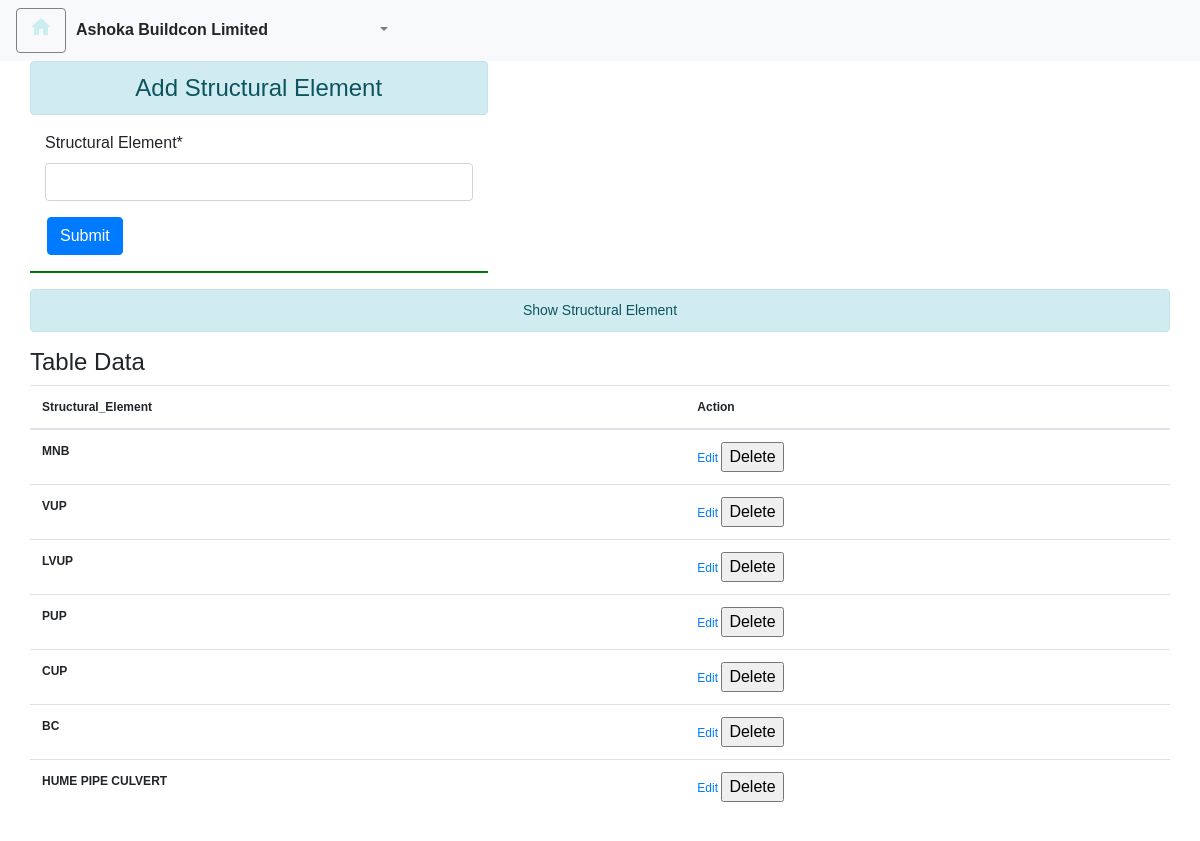
The app's page /Add_Structural_Elements/ with its own data.
### checkapp/models.py (models this page shows, shortened)
class Structural_Element(models.Model):
    Struc_Ele_ID = models.AutoField(primary_key=True)
    Structural_Element = models.CharField(max_length=100)

### checkapp/administration.py (the view)
# urls.py: path('Add_Structural_Elements/',administration.Add_Structural_Elements,name='Add_Structural_Elements'),
def Add_Structural_Elements(request):
    elements = Structural_Element.objects.all()
    if request.method == 'POST':
        form = stucturalElemForm(request.POST)
        if form.is_valid():
            form.save()
            History.objects.create(Doc_ID=f"added structural Element",Comment=f"{request.user} added structural Element")
            messages.info(request,'Structural Element added successfully')
            return redirect('Add_Structural_Elements')
        else:
            messages.warning(request, 'Something went wrong! Please check form input.')
            return HttpResponse('Add_Structural_Elements')
    else:
        form = stucturalElemForm()
        context = {
            'form': form,
            'isActive': True,
            'elements':elements,
            'page_title': 'Ashoka Buildcon Limited',
            'customer_name' : 'Ashoka Buildcon Limited',
        }
        return render(request,'checkapp/AddStructuralElement.html', context)

### checkapp/forms.py
class stucturalElemForm(forms.ModelForm):
    class Meta:
        model = Structural_Element
        fields = ['Structural_Element']

### checkapp/templates/checkapp/AddStructuralElement.html (shortened to what this page needs)
{% extends "checkapp/base.html" %}
{% load crispy_forms_tags %}
{% block formcontent %}
  <div class="container-fluid">
    <div class="row">
        <div class="col-sm-5">
            <h4 class="text-center alert alert-info">Add Structural Element</h4>
      <form method="POST">
        <div class="col-12 mx-auto">
            {{ form | crispy }}
        </div>
        <button type="submit" class="btn btn-primary" style="margin-left: 17px;">Submit</button>
    </form>
            <hr>
        </div>
    </div>
</div>
<div class="container-fluid">
<div class="row">
    <div class="col-sm-12">
        <h4 class="text-center alert alert-info" style="font-size: 14px;">Show Structural Element</h4>
        {% if elements %}
        <h4>Table Data</h4>
        <table class="table table-hover" style="font-size: 12px;">
            <thead>
              <tr>
                <th scope="col">Structural_Element</th>
                <th scope="col">Action</th>
              </tr>
            </thead>
            <tbody>
                {% for element in elements %}
              <tr>
                <th scope="row">{{element.Structural_Element}}</th>
                <td>
                    <a href="{% url 'edit_Structural_Elements' element.Struc_Ele_ID %}" class="">Edit</a>
                    <form action="{% url 'delete_Structural_Elements' element.Struc_Ele_ID %}" method="post"  class="d-inline">{% csrf_token %}
                        <input type="submit" class=""
                        value="Delete">
                    </form>
                </td>
              </tr>
              {% endfor %}
            </tbody>
          </table>
        {% else %}
        <h4 class="text-center alert alert-warning" style="font-size: 14px;">No checklist available</h4>
        {% endif %}
    </div>
    </div>
</div>
</div>
{% endblock %}

### checkapp/templates/checkapp/base.html (style rules this page uses)
input { font-size: medium!important; }
button { font-size: medium!important; }
label { font-size: medium!important; }
hr { height:1px; background-color:green; }
body { font-family: Arial, sans-serif; font-size: 16px; }
table.table.table-hover tbody tr { margin-bottom: 0; }

### records on screen
Structural_Element: Structural_Element "MNB"
Structural_Element: Structural_Element "VUP"
Structural_Element: Structural_Element "LVUP"
Structural_Element: Structural_Element "PUP"
Structural_Element: Structural_Element "CUP"
Structural_Element: Structural_Element "BC"
Structural_Element: Structural_Element "HUME PIPE CULVERT"

### other values on screen
{{ customer_name }} "Ashoka Buildcon Limited"
